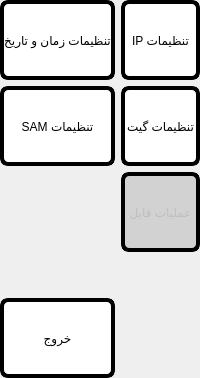
     <widget class="QWidget" name="tabOperator">
      <attribute name="title">
       <string>Page</string>
      </attribute>
      <layout class="QGridLayout" name="gridLayout_5">
       <property name="leftMargin">
        <number>0</number>
       </property>
       <property name="topMargin">
        <number>0</number>
       </property>
       <property name="rightMargin">
        <number>0</number>
       </property>
       <property name="bottomMargin">
        <number>0</number>
       </property>
       <item row="0" column="0">
        <widget class="QPushButton" name="btnDateSettings">
         <property name="sizePolicy">
          <sizepolicy hsizetype="Preferred" vsizetype="Preferred">
           <horstretch>0</horstretch>
           <verstretch>0</verstretch>
          </sizepolicy>
         </property>
         <property name="minimumSize">
          <size>
           <width>0</width>
           <height>80</height>
          </size>
         </property>
         <property name="maximumSize">
          <size>
           <width>16777215</width>
           <height>80</height>
          </size>
         </property>
         <property name="styleSheet">
          <string notr="true">border: 4px solid black;
border-radius: 8px;
background-color: rgb(255, 255, 255);</string>
         </property>
         <property name="text">
          <string>تنظیمات زمان و تاریخ</string>
         </property>
        </widget>
       </item>
       <item row="1" column="0">
        <widget class="QPushButton" name="btnSamSettings">
         <property name="sizePolicy">
          <sizepolicy hsizetype="Preferred" vsizetype="Preferred">
           <horstretch>0</horstretch>
           <verstretch>0</verstretch>
          </sizepolicy>
         </property>
         <property name="minimumSize">
          <size>
           <width>0</width>
           <height>80</height>
          </size>
         </property>
         <property name="maximumSize">
          <size>
           <width>16777215</width>
           <height>80</height>
          </size>
         </property>
         <property name="styleSheet">
          <string notr="true">border: 4px solid black;
border-radius: 8px;
background-color: rgb(255, 255, 255);</string>
         </property>
         <property name="text">
          <string>SAM تنظیمات</string>
         </property>
        </widget>
       </item>
       <item row="0" column="1">
        <widget class="QPushButton" name="btnIpSettings">
         <property name="sizePolicy">
          <sizepolicy hsizetype="Preferred" vsizetype="Preferred">
           <horstretch>0</horstretch>
           <verstretch>0</verstretch>
          </sizepolicy>
         </property>
         <property name="minimumSize">
          <size>
           <width>0</width>
           <height>80</height>
          </size>
         </property>
         <property name="maximumSize">
          <size>
           <width>16777215</width>
           <height>80</height>
          </size>
         </property>
         <property name="styleSheet">
          <string notr="true">border: 4px solid black;
border-radius: 8px;
background-color: rgb(255, 255, 255);</string>
         </property>
         <property name="text">
          <string>IP تنظیمات</string>
         </property>
        </widget>
       </item>
       <item row="2" column="1">
        <widget class="QPushButton" name="btnFileOperations">
         <property name="enabled">
          <bool>false</bool>
         </property>
         <property name="sizePolicy">
          <sizepolicy hsizetype="Preferred" vsizetype="Preferred">
           <horstretch>0</horstretch>
           <verstretch>0</verstretch>
          </sizepolicy>
         </property>
         <property name="minimumSize">
          <size>
           <width>0</width>
           <height>80</height>
          </size>
         </property>
         <property name="maximumSize">
          <size>
           <width>16777215</width>
           <height>80</height>
          </size>
         </property>
         <property name="styleSheet">
          <string notr="true">QPushButton
{
border: 4px solid black;
border-radius: 8px;
background-color: rgb(255, 255, 255);
}
QPushButton:disabled
{
background-color: rgb(210, 210, 210);
}</string>
         </property>
         <property name="text">
          <string>عملیات فایل</string>
         </property>
        </widget>
       </item>
       <item row="1" column="1">
        <widget class="QPushButton" name="btnGateSettings">
         <property name="enabled">
          <bool>true</bool>
         </property>
         <property name="sizePolicy">
          <sizepolicy hsizetype="Preferred" vsizetype="Preferred">
           <horstretch>0</horstretch>
           <verstretch>0</verstretch>
          </sizepolicy>
         </property>
         <property name="minimumSize">
          <size>
           <width>0</width>
           <height>80</height>
          </size>
         </property>
         <property name="maximumSize">
          <size>
           <width>16777215</width>
           <height>80</height>
          </size>
         </property>
         <property name="styleSheet">
          <string notr="true">QPushButton
{
border: 4px solid black;
border-radius: 8px;
background-color: rgb(255, 255, 255);
}
QPushButton:disabled
{
background-color: rgb(210, 210, 210);
}</string>
         </property>
         <property name="text">
          <string>تنظیمات گیت</string>
         </property>
        </widget>
       </item>
       <item row="3" column="0">
        <spacer name="verticalSpacer_4">
         <property name="orientation">
          <enum>Qt::Vertical</enum>
         </property>
         <property name="sizeHint" stdset="0">
          <size>
           <width>20</width>
           <height>40</height>
          </size>
         </property>
        </spacer>
       </item>
       <item row="4" column="0">
        <widget class="QPushButton" name="btnExitOperator">
         <property name="sizePolicy">
          <sizepolicy hsizetype="Preferred" vsizetype="Preferred">
           <horstretch>0</horstretch>
           <verstretch>0</verstretch>
          </sizepolicy>
         </property>
         <property name="minimumSize">
          <size>
           <width>0</width>
           <height>80</height>
          </size>
         </property>
         <property name="maximumSize">
          <size>
           <width>16777215</width>
           <height>80</height>
          </size>
         </property>
         <property name="styleSheet">
          <string notr="true">border: 4px solid black;
border-radius: 8px;
background-color: rgb(255, 255, 255);</string>
         </property>
         <property name="text">
          <string>خروج</string>
         </property>
        </widget>
       </item>
      </layout>
     </widget>
